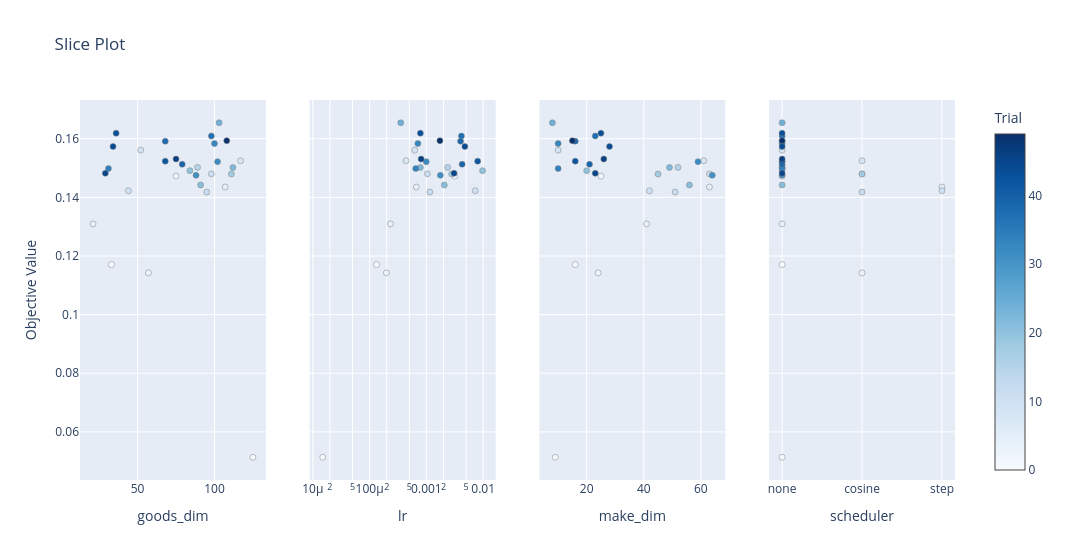

Notebook code for this chart:
### Code cell
plot_slice(study)

### Figure 1 — Plotly figure (JSON) as saved in the notebook; plotly's stock layout.template omitted (floating-point values rounded to 4 significant figures)
{"data": [{"marker": {"color": [0, 1, 2, 3, 4, 5, 8, 9, 10, 11, 12, 15, 18, 20, 21, 22, 24, 31, 32, 33, 34, 37, 38, 39, 42, 43, 44, 45, 46, 49], "colorbar": {"title": {"text": "Trial"}, "x": 1, "xpad": 40}, "colorscale": [[0, "rgb(247,251,255)"], [0.125, "rgb(222,235,247)"], [0.25, "rgb(198,219,239)"], [0.375, "rgb(158,202,225)"], [0.5, "rgb(107,174,214)"], [0.625, "rgb(66,146,198)"], [0.75, "rgb(33,113,181)"], [0.875, "rgb(8,81,156)"], [1, "rgb(8,48,107)"]], "line": {"color": "Grey", "width": 0.5}, "showscale": true}, "mode": "markers", "name": "Feasible Trial", "showlegend": false, "type": "scatter", "x": [33, 125, 75, 57, 21, 107, 117, 52, 44, 98, 95, 89, 111, 84, 91, 112, 103, 88, 102, 100, 31, 98, 68, 79, 68, 36, 34, 29, 75, 108], "xaxis": "x", "y": [0.1171, 0.05136, 0.1472, 0.1142, 0.1309, 0.1435, 0.1525, 0.1561, 0.1423, 0.148, 0.1418, 0.1502, 0.1479, 0.1491, 0.1442, 0.1502, 0.1655, 0.1475, 0.1522, 0.1584, 0.1498, 0.1609, 0.1592, 0.1513, 0.1524, 0.1619, 0.1573, 0.1482, 0.1531, 0.1594], "yaxis": "y"}, {"marker": {"color": [0, 1, 2, 3, 4, 5, 8, 9, 10, 11, 12, 15, 18, 20, 21, 22, 24, 31, 32, 33, 34, 37, 38, 39, 42, 43, 44, 45, 46, 49], "colorbar": {"title": {"text": "Trial"}, "x": 1, "xpad": 40}, "colorscale": [[0, "rgb(247,251,255)"], [0.125, "rgb(222,235,247)"], [0.25, "rgb(198,219,239)"], [0.375, "rgb(158,202,225)"], [0.5, "rgb(107,174,214)"], [0.625, "rgb(66,146,198)"], [0.75, "rgb(33,113,181)"], [0.875, "rgb(8,81,156)"], [1, "rgb(8,48,107)"]], "line": {"color": "Grey", "width": 0.5}, "showscale": false}, "mode": "markers", "name": "Feasible Trial", "showlegend": false, "type": "scatter", "x": [0.0001329, 1.494e-05, 0.003143, 0.0001976, 0.0002335, 0.0006647, 0.0004366, 0.0006219, 0.007251, 0.001042, 0.00115, 0.002368, 0.002782, 0.009761, 0.002069, 0.0007817, 0.0003534, 0.001761, 0.0009931, 0.0007069, 0.0006491, 0.004137, 0.003995, 0.004261, 0.008003, 0.0007828, 0.00476, 0.003073, 0.0008069, 0.001729], "xaxis": "x2", "y": [0.1171, 0.05136, 0.1472, 0.1142, 0.1309, 0.1435, 0.1525, 0.1561, 0.1423, 0.148, 0.1418, 0.1502, 0.1479, 0.1491, 0.1442, 0.1502, 0.1655, 0.1475, 0.1522, 0.1584, 0.1498, 0.1609, 0.1592, 0.1513, 0.1524, 0.1619, 0.1573, 0.1482, 0.1531, 0.1594], "yaxis": "y2"}, {"marker": {"color": [0, 1, 2, 3, 4, 5, 8, 9, 10, 11, 12, 15, 18, 20, 21, 22, 24, 31, 32, 33, 34, 37, 38, 39, 42, 43, 44, 45, 46, 49], "colorbar": {"title": {"text": "Trial"}, "x": 1, "xpad": 40}, "colorscale": [[0, "rgb(247,251,255)"], [0.125, "rgb(222,235,247)"], [0.25, "rgb(198,219,239)"], [0.375, "rgb(158,202,225)"], [0.5, "rgb(107,174,214)"], [0.625, "rgb(66,146,198)"], [0.75, "rgb(33,113,181)"], [0.875, "rgb(8,81,156)"], [1, "rgb(8,48,107)"]], "line": {"color": "Grey", "width": 0.5}, "showscale": false}, "mode": "markers", "name": "Feasible Trial", "showlegend": false, "type": "scatter", "x": [16, 9, 25, 24, 41, 63, 61, 10, 42, 63, 51, 52, 45, 20, 56, 49, 8, 64, 59, 10, 10, 23, 16, 21, 16, 25, 28, 23, 26, 15], "xaxis": "x3", "y": [0.1171, 0.05136, 0.1472, 0.1142, 0.1309, 0.1435, 0.1525, 0.1561, 0.1423, 0.148, 0.1418, 0.1502, 0.1479, 0.1491, 0.1442, 0.1502, 0.1655, 0.1475, 0.1522, 0.1584, 0.1498, 0.1609, 0.1592, 0.1513, 0.1524, 0.1619, 0.1573, 0.1482, 0.1531, 0.1594], "yaxis": "y3"}, {"marker": {"color": [0, 1, 2, 3, 4, 5, 8, 9, 10, 11, 12, 15, 18, 20, 21, 22, 24, 31, 32, 33, 34, 37, 38, 39, 42, 43, 44, 45, 46, 49], "colorbar": {"title": {"text": "Trial"}, "x": 1, "xpad": 40}, "colorscale": [[0, "rgb(247,251,255)"], [0.125, "rgb(222,235,247)"], [0.25, "rgb(198,219,239)"], [0.375, "rgb(158,202,225)"], [0.5, "rgb(107,174,214)"], [0.625, "rgb(66,146,198)"], [0.75, "rgb(33,113,181)"], [0.875, "rgb(8,81,156)"], [1, "rgb(8,48,107)"]], "line": {"color": "Grey", "width": 0.5}, "showscale": false}, "mode": "markers", "name": "Feasible Trial", "showlegend": false, "type": "scatter", "x": ["none", "none", "none", "cosine", "none", "step", "cosine", "none", "step", "cosine", "cosine", "none", "cosine", "none", "none", "none", "none", "none", "none", "none", "none", "none", "none", "none", "none", "none", "none", "none", "none", "none"], "xaxis": "x4", "y": [0.1171, 0.05136, 0.1472, 0.1142, 0.1309, 0.1435, 0.1525, 0.1561, 0.1423, 0.148, 0.1418, 0.1502, 0.1479, 0.1491, 0.1442, 0.1502, 0.1655, 0.1475, 0.1522, 0.1584, 0.1498, 0.1609, 0.1592, 0.1513, 0.1524, 0.1619, 0.1573, 0.1482, 0.1531, 0.1594], "yaxis": "y4"}], "layout": {"title": {"text": "Slice Plot"}, "width": 1200, "xaxis": {"anchor": "y", "domain": [0, 0.2125], "title": {"text": "goods_dim"}}, "xaxis2": {"anchor": "y2", "domain": [0.2625, 0.475], "title": {"text": "lr"}, "type": "log"}, "xaxis3": {"anchor": "y3", "domain": [0.525, 0.7375], "title": {"text": "make_dim"}}, "xaxis4": {"anchor": "y4", "categoryarray": ["none", "cosine", "step"], "categoryorder": "array", "domain": [0.7875, 1], "title": {"text": "scheduler"}, "type": "category"}, "yaxis": {"anchor": "x", "domain": [0, 1], "title": {"text": "Objective Value"}}, "yaxis2": {"anchor": "x2", "domain": [0, 1], "matches": "y", "showticklabels": false}, "yaxis3": {"anchor": "x3", "domain": [0, 1], "matches": "y", "showticklabels": false}, "yaxis4": {"anchor": "x4", "domain": [0, 1], "matches": "y", "showticklabels": false}}}
